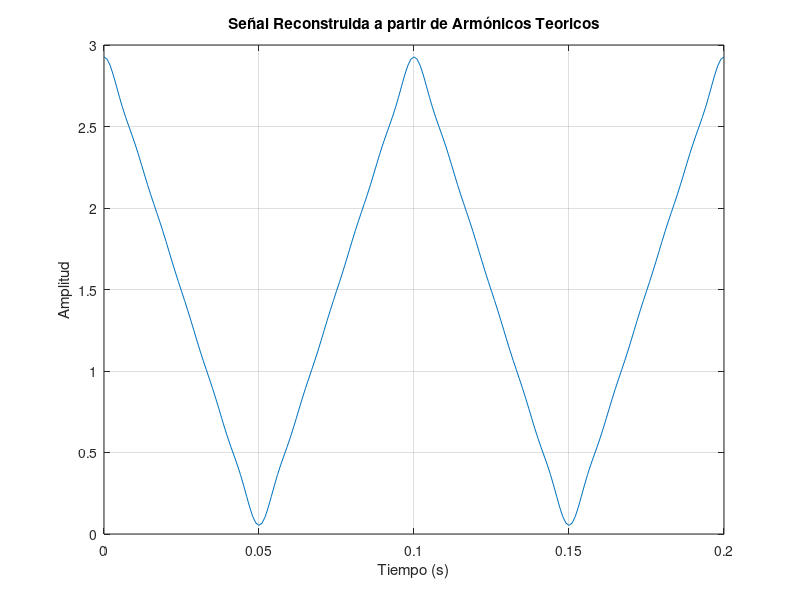

Recreate this plot in MATLAB.
% Definir parámetros de la señal
T = 0.1;  % Periodo de la señal (en segundos)
f = 1/T;  % Frecuencia fundamental (en Hz)

% Definir las amplitudes de los armónicos según la nueva tabla proporcionada
A0 = 1.49;  % Componente de corriente continua (DC)
A1 = 1.21;   % Amplitud fundamental de la señal
A3 = 0.13;   % Armónico 3
A5 = 0.048;  % Armónico 5
A7 = 0.024;  % Armónico 7
A9 = 0.015;  % Armónico 9
A11 = 0.01;  % Armónico 11

% Definir el tiempo
t = 0:T/100:2*T;  % 2 períodos de la señal con 100 muestras por período

% Reconstrucción de la señal triangular con los armónicos impares y usando coseno
V0 = A0 * ones(size(t));               % Componente DC (armónico 0)
V1 = A1 * cos(2 * pi * f * t);         % Armónico 1
V3 = A3 * cos(2 * pi * 3 * f * t);     % Armónico 3
V5 = A5 * cos(2 * pi * 5 * f * t);     % Armónico 5
V7 = A7 * cos(2 * pi * 7 * f * t);     % Armónico 7
V9 = A9 * cos(2 * pi * 9 * f * t);     % Armónico 9
V11 = A11 * cos(2 * pi * 11 * f * t);  % Armónico 11

% Señal reconstruida sumando todos los armónicos
VT = V0 + V1 + V3 + V5 + V7 + V9 + V11;

% Graficar la señal reconstruida
figure;
plot(t, VT);
title('Señal Reconstruida a partir de Armónicos Teoricos');
xlabel('Tiempo (s)');
ylabel('Amplitud');
grid on;
